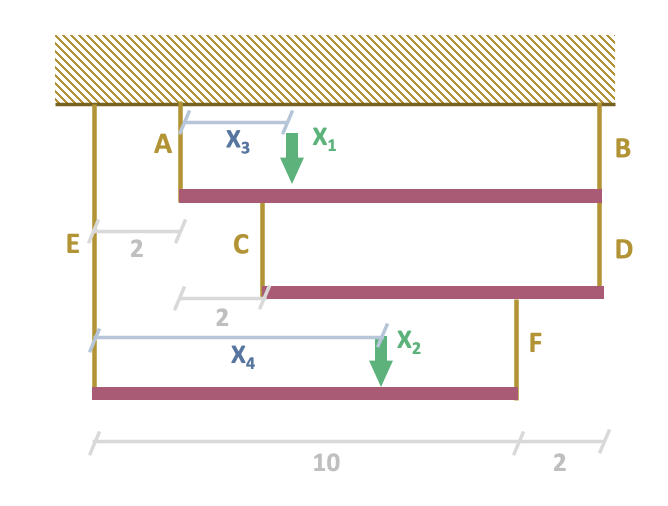
#> input picture notebooks/T4_nonlinear_programming/resources/sketch_vigas_nonlinear.png, 1336 x 1012 px, found by its file name (shown at 1/2 size)
$ jupyter execute 03_String_beam_system_NonLinear.ipynb
#> lines starting #> are read from the running program, lines starting #| are printed output that depends on the picture
(launch:thebe)=

# String and beam system - NonLinear

[cell 1]
import warnings
warnings.filterwarnings('ignore')

import numpy as np
import matplotlib.pyplot as plt

from scipy.optimize import minimize, NonlinearConstraint

from PIL import Image

Given, the string and beam system from the image below, the objective is to maximize the $X_1$ and $X_2$ loads, knowing that the maximum load for $A$ and $B$ is 300, for $C$ and $D$ is 200, and for $E$ and $F$ is 100, and that the loads can be located anywhere over the beam.

[cell 2]
Image.open('./resources/sketch_vigas_nonlinear.png').resize((800, 550), Image.LANCZOS)
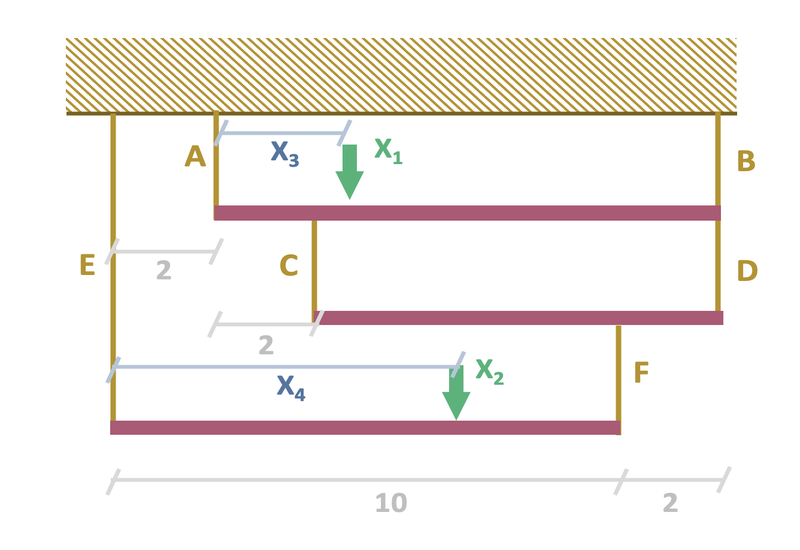
#> Out: PIL image 800x550 RGBA; mean R, G, B, A 244, 239, 234.4, 255


$ run again, with notebooks/T4_nonlinear_programming/resources/sketch_vigas.png copied over notebooks/T4_nonlinear_programming/resources/sketch_vigas_nonlinear.png
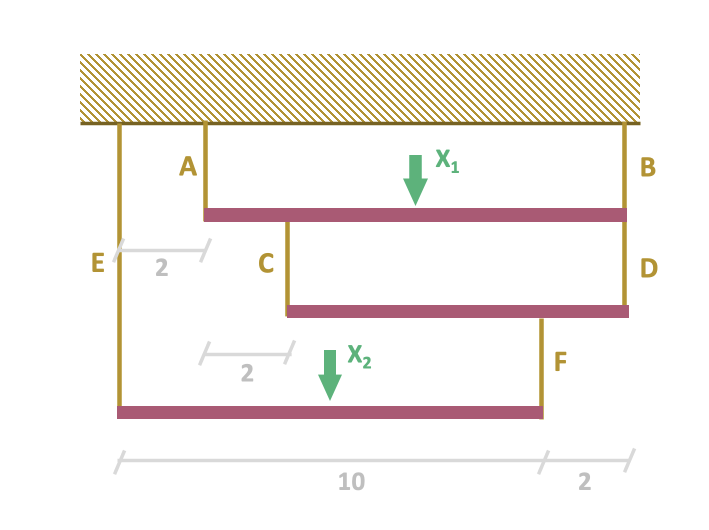
#> input picture notebooks/T4_nonlinear_programming/resources/sketch_vigas.png, 1418 x 1060 px, found by its file name (shown at 1/2 size)
#> `Image.open('./resources/sketch_vigas_nonlinear.png').resize((800, 550)..`:
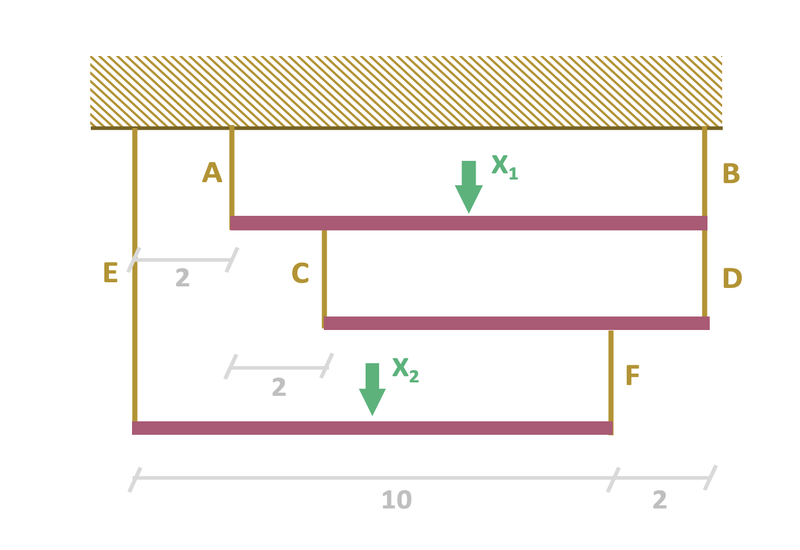
#> Out: PIL image 800x550 RGBA; mean R, G, B, A 245.6, 240.9, 236.7, 255
